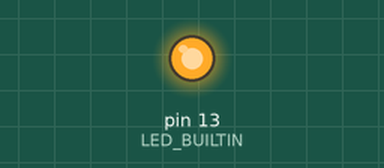
Recording of a sketch running on a simulated Arduino Uno, built with avr-gcc and run on an emulated ATmega328P. On the bench: output pins drawn as LEDs (lit = HIGH).

Above: at 0.2 s.
At 49.2 s:
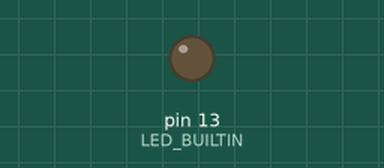
Timing chart, 0 to 55.9 s (numbered marks = the images above):
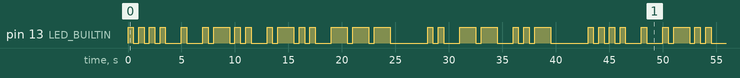

The sketch:

m1a_morse_code.ino
```cpp
void setup() {
  // initialize digital pin LED_BUILTIN as an output.
  pinMode(LED_BUILTIN, OUTPUT);
}

void dot() {
  digitalWrite(LED_BUILTIN, HIGH);
  delay(500);
  digitalWrite(LED_BUILTIN, LOW);
  delay(500);
}

void dash() {
  digitalWrite(LED_BUILTIN, HIGH);
  delay(1500);
  digitalWrite(LED_BUILTIN, LOW);
  delay(500);
}

void loop() {
  // H
  dot();
  dot();
  dot();
  dot();
  delay(1000);
  // E
  dot();
  delay(1000);
  // L
  dot();
  dash();
  dot();
  dot();
  delay(1000);
  // L
  dot();
  dash();
  dot();
  dot();
  delay(1000);
  // O
  dash();
  dash();
  dash();

  delay(3000);

  // I
  dot();
  dot();
  delay(1000);
  // M
  dash();
  dash();
  delay(1000);
  // U
  dot();
  dot();
  dash();

  delay(3000);
}
```

Measured:
- by itself, pin 13 (LED_BUILTIN): moves between LOW and HIGH, repeating every 43.0 s
- by itself, everything shown: repeats every 43.0 s, in 46 steps
